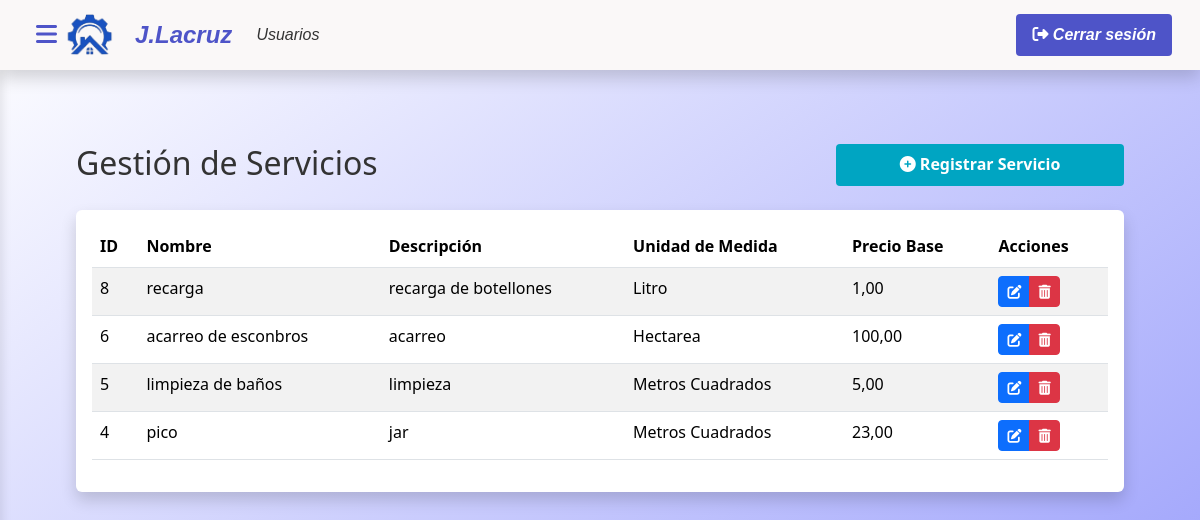
The page /index.php?c=ServicioControlador&m=index (signed in) on the database its author committed.
### tables this page shows
CREATE TABLE `tipo_servicio` (
  `id_servicio` int(11) NOT NULL,
  `id_unidad_medida` int(11) NOT NULL,
  `nombre` varchar(100) NOT NULL,
  `descripcion` text NOT NULL,
  `precio_base` decimal(15,2) NOT NULL
);

CREATE TABLE `unidades_medida` (
  `id_unidad_medida` int(11) NOT NULL,
  `nombre` varchar(20) NOT NULL
);

### modelo/conexion.php (called while the page is built, shortened)
<?php
class Conexion {
    public function __construct() {
    try {
        $this->pdo = new PDO("mysql:host=localhost;dbname=proyecto_lacruz", "root", "");
    } catch (PDOException $e) {
        die("Error de conexión: " . $e->getMessage());
    }
}
}
?>

### modelo/ServicioModelo.php (called while the page is built, shortened)
<?php
require_once 'modelo/conexion.php';
class Servicio extends Conexion {
    public function listar() {
        try {
            $sql = "SELECT s.*, um.nombre AS unidad_medida
                    FROM tipo_servicio s
                    JOIN unidades_medida um ON s.id_unidad_medida = um.id_unidad_medida
                    ORDER BY s.id_servicio DESC";
            $stmt = $this->pdo->prepare($sql);
            $stmt->execute();
            return $stmt->fetchAll(PDO::FETCH_ASSOC);
        } catch (PDOException $e) {
            error_log("Error en Servicio->listar(): " . $e->getMessage());
            return [];
        }
    }
}
?>

### vista/servicios/index.php (the view, shortened to what this page needs)
<?php require_once('vista/parcial/header.php'); ?>
<div class="main-content">
    <div class="container-fluid py-4">
        <div class="row mb-4">
            <div class="col-md-6">
                <h2 class="mb-0">Gestión de Servicios</h2>
            </div>
            <div class="col-md-6 text-end">
                <button type="button" href="index.php?c=ServicioControlador&m=crear" class="p-btn" data-bs-toggle="modal" data-bs-target="#registrarServicioModal">
                    <i class="fas fa-plus-circle"></i> Registrar Servicio
                </button>
            </div>
        </div>
        <div class="card">
            <div class="card-body">
                <div class="table-responsive">
                    <table class="table table-striped table-hover">
                        <thead class="table-white">
                            <tr>
                                <th>ID</th>
                                <th>Nombre</th>
                                <th>Descripción</th>
                                <th>Unidad de Medida</th>
                                <th>Precio Base</th>
                                <th>Acciones</th>
                            </tr>
                        </thead>
                        <tbody>
                            <?php if (empty($servicios)): ?>
                                <tr>
                                    <td colspan="6" class="text-center">No hay servicios registrados</td>
                                </tr>
                            <?php else: ?>
                                <?php foreach ($servicios as $s): ?>
                                    <tr>
                                        <td><?= htmlspecialchars($s['id_servicio']) ?></td>
                                        <td><?= htmlspecialchars($s['nombre']) ?></td>
                                        <td><?= htmlspecialchars($s['descripcion']) ?></td>
                                        <td><?= htmlspecialchars($s['unidad_medida']) ?></td>
                                        <td><?= number_format($s['precio_base'], 2, ',', '.') ?></td>
                                        <td>
                                            <div class="btn-group" role="group">
                                                <button value="<?= $s['id_servicio'] ?>" type="button" class="btn btn-primary btn-sm btn-editar">
                                                <i class="fas fa-edit"></i>
                                                </button>
                                                <button type="button"
                                                    class="btn btn-danger btn-sm btn-eliminar"
                                                    data-id="<?= $s['id_servicio'] ?>"
                                                    data-controlador="ServicioControlador"
                                                    title="Eliminar">
                                                    <i class="fas fa-trash-alt"></i>
                                                </button>
                                            </div>
                                        </td>
                                    </tr>
                                <?php endforeach; ?>
                            <?php endif; ?>
                        </tbody>
                    </table>
                </div>
            </div>
        </div>
    </div>
</div>
<?php require_once('vista/parcial/footer.php'); ?>

### vista/css/header.css (style rules this page uses)
:root { --body-bg-color:rgb(0, 165, 194); --primary-color: #4e54c8; --secondary-color: #8f94fb; --accent-color: #00d4ff; --dark-color: #1a1a2e; --light-color: rgb(250, 248, 248); --text-dark: #333; --text-light: #fff; --shadow: 0 8px 16px rgba(0, 0, 0, 0.16); --transition: all 0.3s ease; }
* { box-sizing: border-box; margin: 0; padding: 0; }
body { font-family: 'Segoe UI', system-ui, -apple-system, sans-serif; background: linear-gradient(to bottom right,rgb(255, 255, 255), #8f94fb); min-height: 100vh; color: var(--text-dark); line-height: 1.6; margin: 0; padding-top: 56px; }
.p-btn { width: 18rem; font-weight: 700; color: var(--text-light); background-color: var(--body-bg-color); border-radius: 4px; padding: 0.5rem 1rem; transition: var(--transition); border: none; }
.main-content { padding: 2rem; transition: var(--transition); background-color: transparent; margin-left: 0; min-height: calc(100vh - 56px); }
.card { border: none; box-shadow: var(--shadow); ; transition: var(--transition); }

### rows shown on the page
tipo_servicio: id_servicio "8", nombre "recarga", descripcion "recarga de botellones", id_unidad_medida.nombre "Litro", precio_base "1,00"
tipo_servicio: id_servicio "6", nombre "acarreo de esconbros", descripcion "acarreo", id_unidad_medida.nombre "Hectarea", precio_base "100,00"
tipo_servicio: id_servicio "5", nombre "limpieza de baños", descripcion "limpieza", id_unidad_medida.nombre "Metros Cuadrados", precio_base "5,00"
tipo_servicio: id_servicio "4", nombre "pico", descripcion "jar", id_unidad_medida.nombre "Metros Cuadrados", precio_base "23,00"
